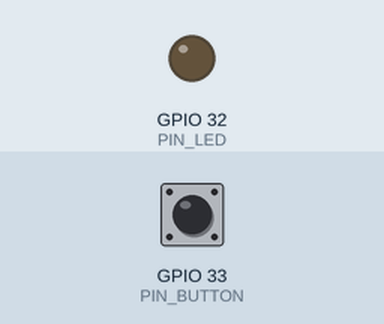
A sketch run on a simulated ESP32. Parts: output pins drawn as LEDs (lit = HIGH). The inputs (shaded band) are chosen by the test bench; at power-on: GPIO 33 (PIN_BUTTON) LOW.

Above: at 1.2 s.
1.3 s: GPIO 33 (PIN_BUTTON) pulled HIGH for 0.15 s
At 1.37 s:
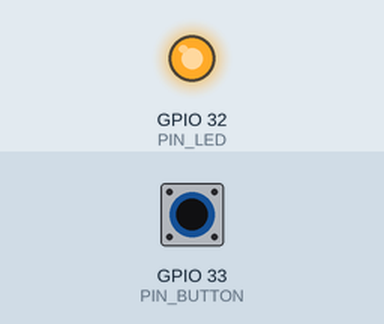
2.9 s: GPIO 33 (PIN_BUTTON) pulled HIGH for 3.2 s
At 6.8 s:
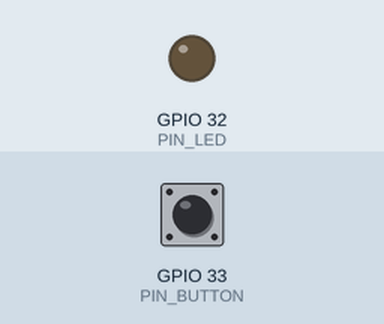
Timing chart, 0 to 8.3 s (numbered marks = the images above; inputs shaded):
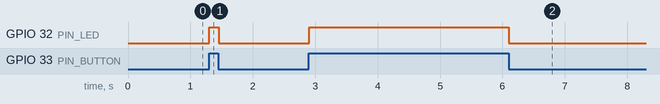

Measured:
- after the input at 1.3 s, GPIO 32 (PIN_LED): LOW → HIGH at once, → LOW 0.15 s later
- after the input at 2.9 s, GPIO 32 (PIN_LED): LOW → HIGH at once, → LOW 3.2 s later

The sketch:

ButtonRead.ino
```cpp
#define PIN_BUTTON 33
#define PIN_LED    32
// LED_BUILTIN


/*
 * Estados de señales digitales
 *   HIGH      LOW
 *     1        0
 *   3,3V       0V
 *
 *   Estos se pueden leer con la función digitalRead()
 */

void setup() {
  pinMode(PIN_BUTTON, INPUT);
  pinMode(PIN_LED, OUTPUT);
  Serial.begin(115200);
  // pinMode(PIN_BUTTON, OUTPUT);   // Configuración para poner al pin en modo de salida, por ejemplo si queremos encender un led


}

void loop() {
  //Serial.println(digitalRead(PIN_BUTTON));
  //delay(1000);
  //Serial.print("Led Builtin: ");
  //Serial.println(LED_BUILTIN);


  // Polling -> Sondeo
  int btn_st = digitalRead(PIN_BUTTON);
  if(btn_st == HIGH){
    digitalWrite(PIN_LED, HIGH);
  }else{
    digitalWrite(PIN_LED, LOW);
  }

  // delay(5000);
}
```
